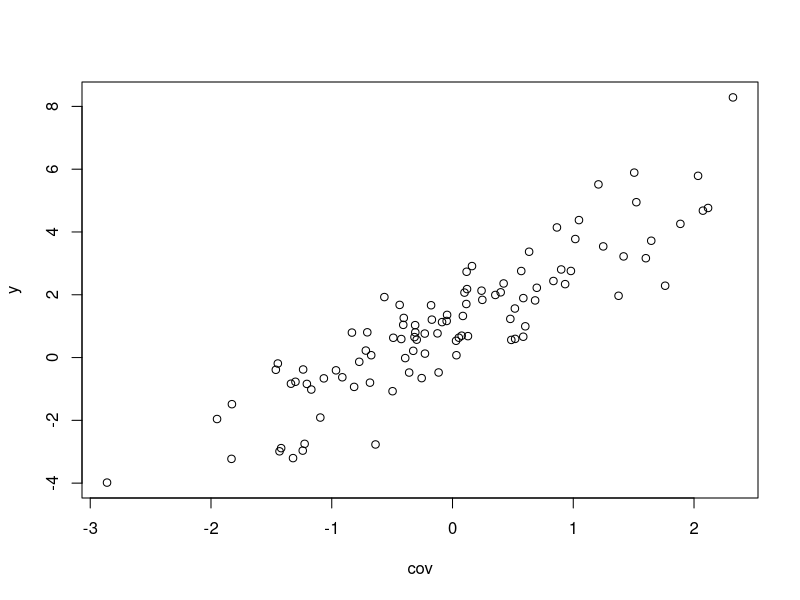
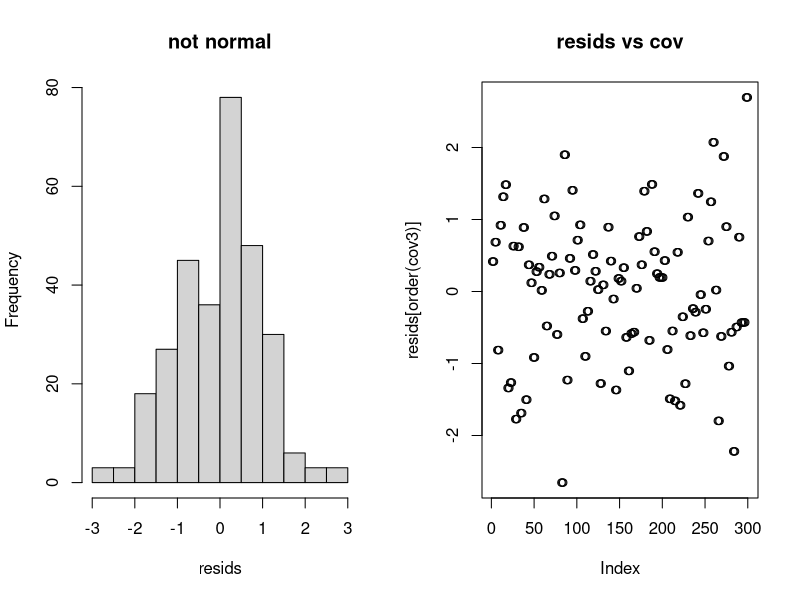
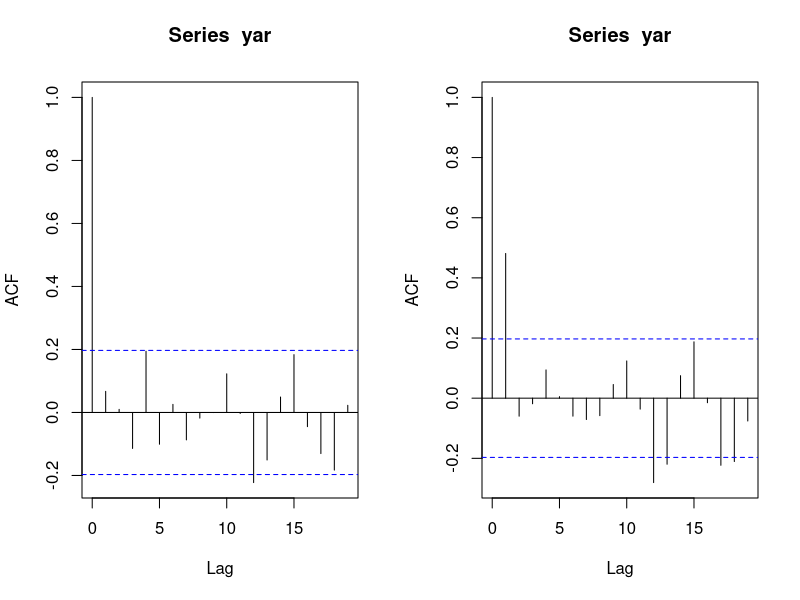
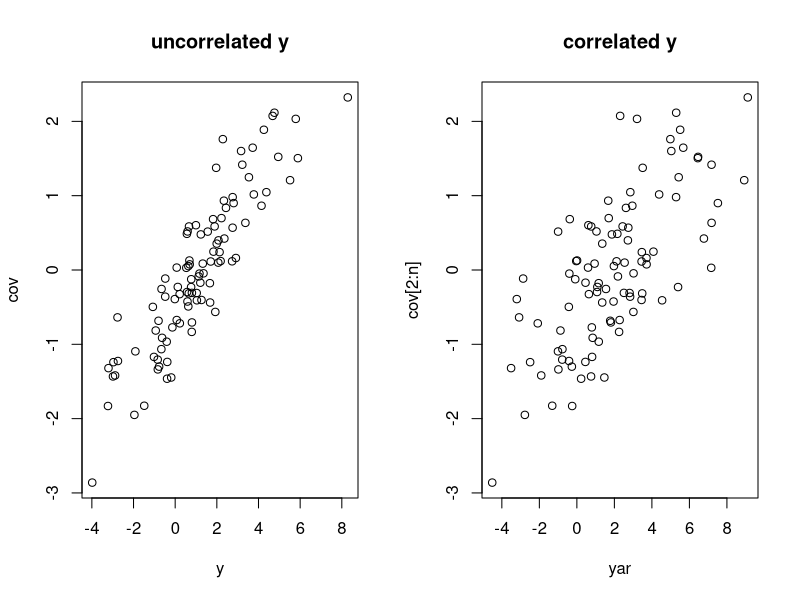

Here is the R script that generated these plots, in order:
## ---- chunk 1
knitr::opts_chunk$set(echo = TRUE)
## ---- chunk 2
n <- 100
alpha <- 1
beta <- 2
cov <- rnorm(n)
err <- rnorm(n, 0, 1)
y <- alpha + beta*cov + err
plot(cov, y)
## ---- chunk 3
dat <- data.frame(y=y, x=cov)
fit <- lm(y~x, data=dat)
summary(fit)
## ---- chunk 4
ord <- sample(3*n) #random order
y3 <- c(y,y,y)[ord]
cov3 <- c(cov, cov, cov)[ord]
dat3 <- data.frame(y=y3, x=cov3)
fit3 <- lm(y~x, data=dat3)
summary(fit3)
## ---- chunk 5
par(mfrow=c(1,2))
resids <- residuals(fit3)
hist(resids, main="not normal")
plot(resids[order(cov3)], main="resids vs cov")
## ---- chunk 6
shapiro.test(residuals(fit))
## ---- chunk 7
phi <- 0.1
yar <- y[2:n]+phi*y[1:(n-1)]
acf(yar)
## ---- chunk 8
phi <- 0.8
yar <- y[2:n]+phi*y[1:(n-1)]
acf(yar)
## ---- chunk 9
par(mfrow=c(1,2))
plot(y,cov, main="uncorrelated y")
plot(yar, cov[2:n], main="correlated y")
## ---- chunk 10
datar <- data.frame(y=yar, x=cov[2:n])
fitar <- lm(y ~ x, data=datar)
summary(fitar)
## ---- chunk 11
covar <- as.vector(arima.sim(n, model=list(ar=0.7)))
y2 <- alpha + beta*covar + err
dat2 <- data.frame(y=y2, x=covar)
